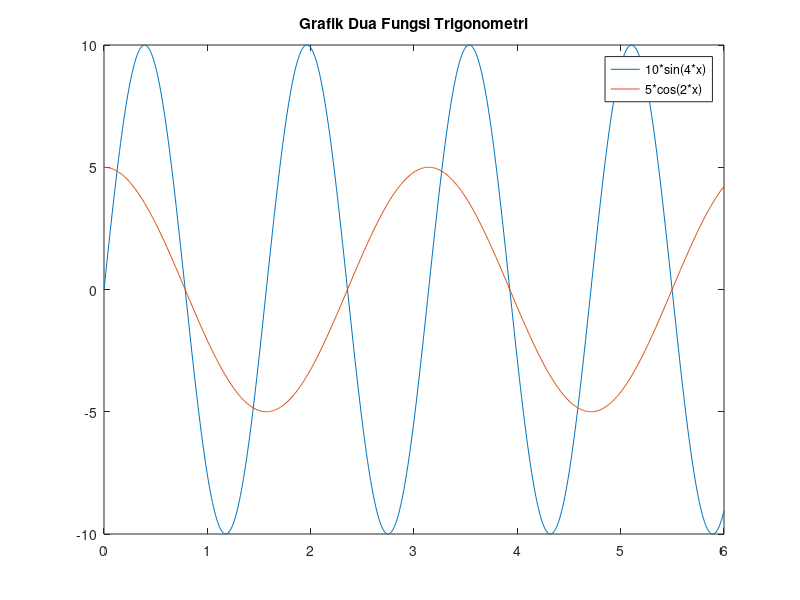

Write the MATLAB code that produced this figure.
x = 0:0.01:6;
y1 = 10*sin(4*x);
y2 = 5*cos(2*x);
plot(x, y1, x, y2);
title('Grafik Dua Fungsi Trigonometri');
legend('10*sin(4*x)', '5*cos(2*x)');
